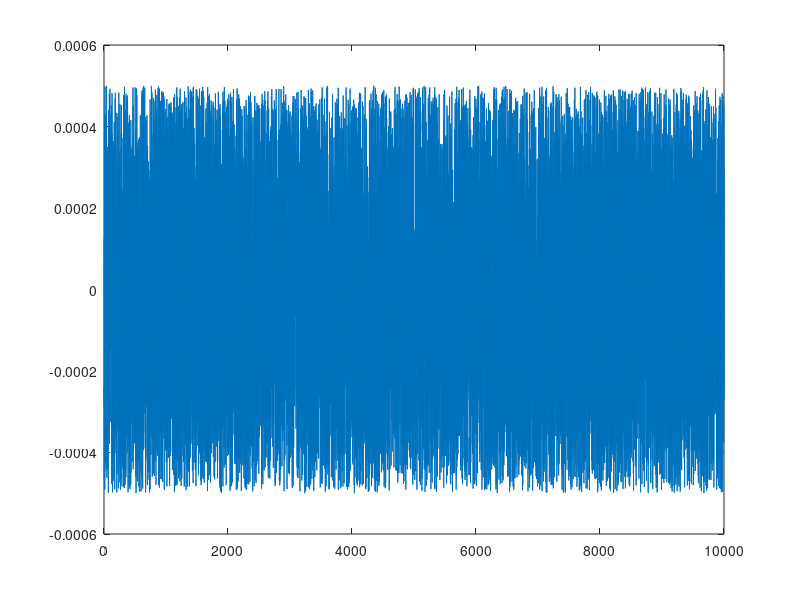
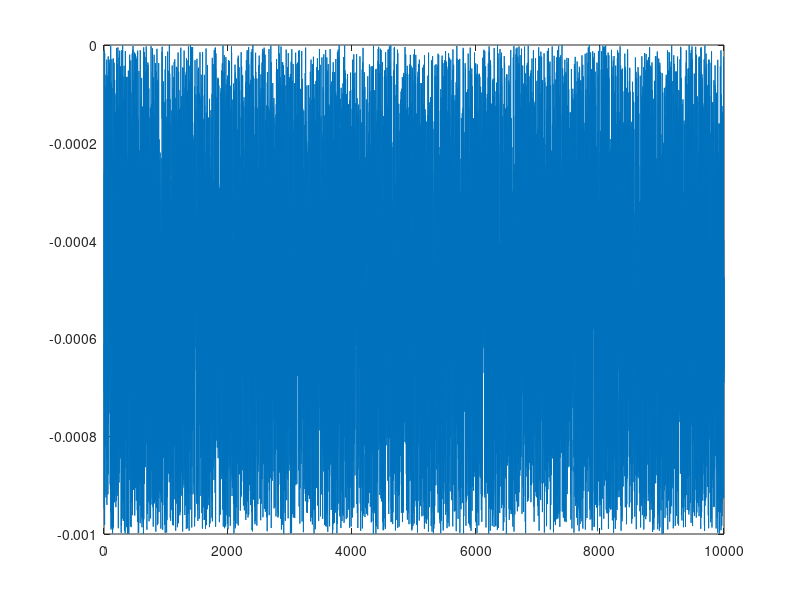
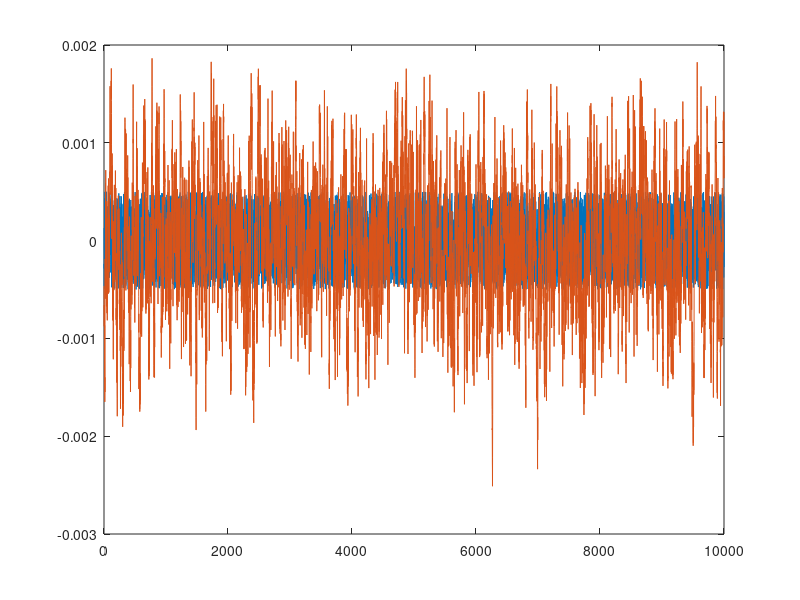

Recreate these plots in MATLAB, in order.
clear all
close all

% Exercitiul 1
delta = 0.001;

s1 = rand(1,10000) * delta - delta/2 ;  % U [-delta/2, delta/2]
plot(s1)
s2 = rand(1,10000) * (-delta);          % U [-delta, 0]
figure;
plot(s2)
s3 = rand(1,10000) * 2 * delta - delta ;% U [-delta, delta]
figure;
plot(s3)

s1_m = mean(s1);     % media
s1_v = var(s1);      % varianta
s1_p = mean(s1.^2) ; % val medie patratica = puterea semnalului
% delta^2/12

s2_m = mean(s2);     % media
s2_v = var(s2);      % varianta
s2_p = mean(s2.^2) ; % val medie patratica = puterea semnalului
% delta^2 / 3

s3_m = mean(s3);     % media
s3_v = var(s3);      % varianta
s3_p = mean(s3.^2) ; % val medie patratica = puterea semnalului
% delta^2 / 3

% Exercitiul 2
% Nicolae Cleju
a = 0.9;
y(1) = a * 0 + s1(1);
for n = 2:10000
    y(n) = a*y(n-1) + s1(n);
end

plot( [s1'  y'] )
y_m = mean(y);     % media
y_v = var(y);      % varianta
y_p = mean(y.^2) ; % val medie patratica = puterea semnalului

Q = y_p / s1_p

% Exercitiul 3
timp = 1:10000;
s1_mat = [timp' s1'];

